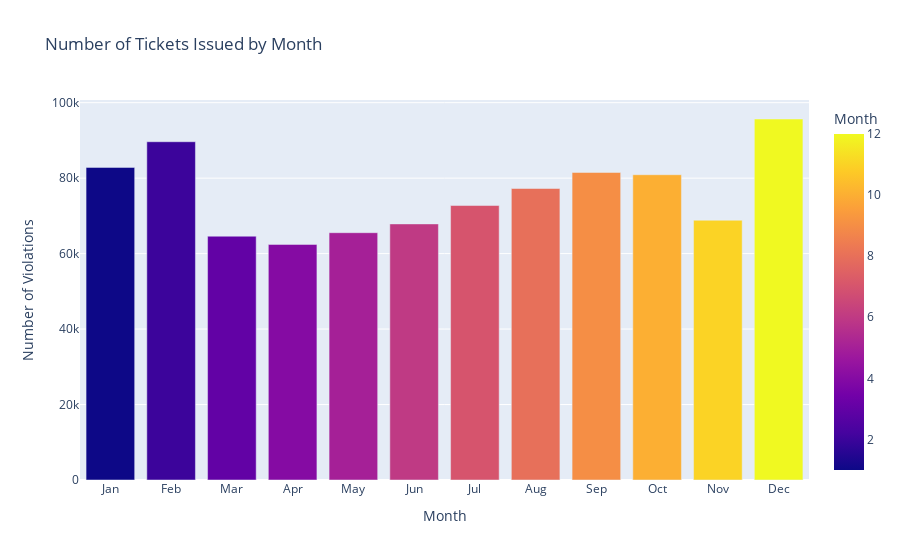

The cell this chart's notebook holds for it:
### Code cell
fig = px.bar(tickets_by_month, x='Month',y='count', color='Month',
             title='Number of Tickets Issued by Month',
             labels={'count': 'Number of Violations'})
fig.update_layout(
    xaxis=dict(
        showticklabels=True,
        type='category',
        tickmode='array',
        tickvals=[1, 2, 3, 4, 5, 6, 7, 8, 9, 10, 11, 12],
        ticktext=['Jan', 'Feb', 'Mar', 'Apr', 'May', 'Jun', 'Jul', 'Aug', 'Sep', 'Oct', 'Nov', 'Dec']
    )
)
fig

### Figure 1 — Plotly figure (JSON) as saved in the notebook; plotly's stock layout.template omitted (floating-point values rounded to 4 significant figures)
{"data": [{"alignmentgroup": "True", "hovertemplate": "Month=%{marker.color}<br>Number of Violations=%{y}<extra></extra>", "legendgroup": "", "marker": {"color": [1, 2, 3, 4, 5, 6, 7, 8, 9, 10, 11, 12], "coloraxis": "coloraxis", "pattern": {"shape": ""}}, "name": "", "offsetgroup": "", "orientation": "v", "showlegend": false, "textposition": "auto", "x": [1, 2, 3, 4, 5, 6, 7, 8, 9, 10, 11, 12], "xaxis": "x", "y": [82851, 89655, 64615, 62436, 65544, 67868, 72744, 77259, 81512, 80907, 68850, 95676], "yaxis": "y", "type": "bar"}], "layout": {"xaxis": {"anchor": "y", "domain": [0.0, 1.0], "title": {"text": "Month"}, "showticklabels": true, "type": "category", "tickmode": "array", "tickvals": [1, 2, 3, 4, 5, 6, 7, 8, 9, 10, 11, 12], "ticktext": ["Jan", "Feb", "Mar", "Apr", "May", "Jun", "Jul", "Aug", "Sep", "Oct", "Nov", "Dec"]}, "yaxis": {"anchor": "x", "domain": [0.0, 1.0], "title": {"text": "Number of Violations"}}, "coloraxis": {"colorbar": {"title": {"text": "Month"}}, "colorscale": [[0.0, "#0d0887"], [0.1111, "#46039f"], [0.2222, "#7201a8"], [0.3333, "#9c179e"], [0.4444, "#bd3786"], [0.5556, "#d8576b"], [0.6667, "#ed7953"], [0.7778, "#fb9f3a"], [0.8889, "#fdca26"], [1.0, "#f0f921"]]}, "legend": {"tracegroupgap": 0}, "title": {"text": "Number of Tickets Issued by Month"}, "barmode": "relative"}}
